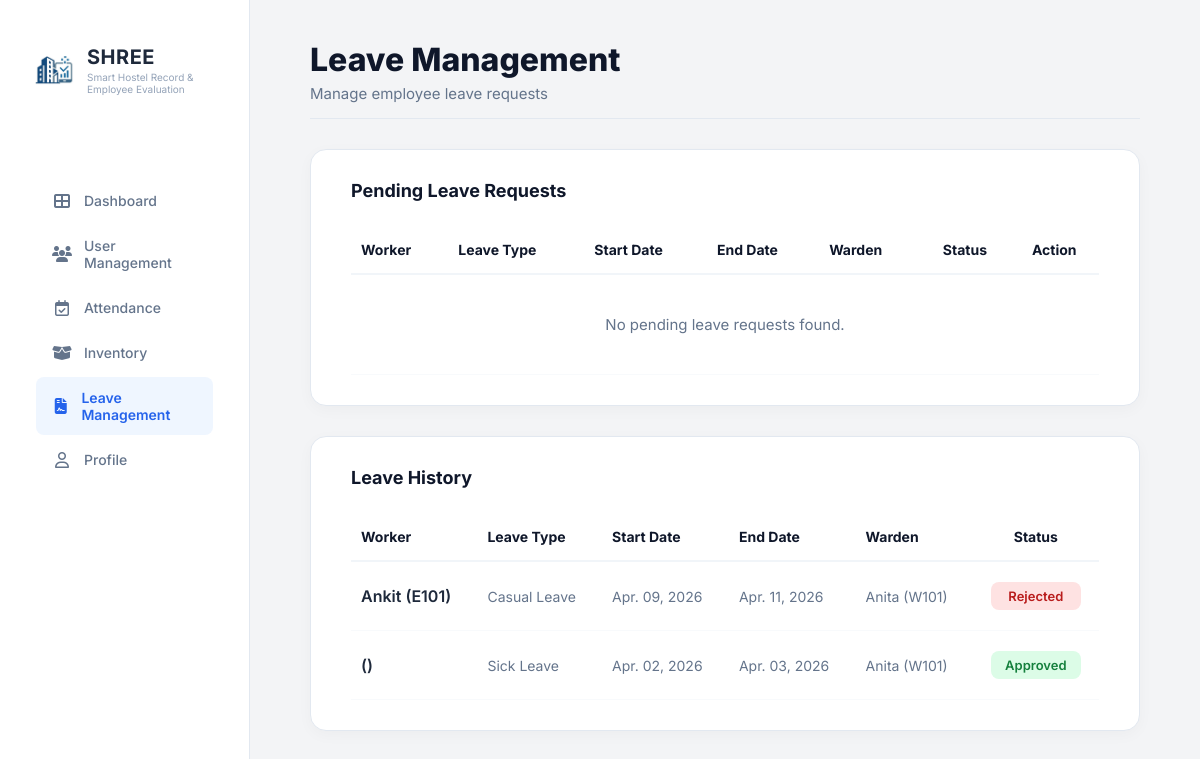
/Shree-admin/leave/ (signed in), run on the app's committed database.
### accounts/models.py (models this page shows)
class LeaveRequest(models.Model):
    STATUS_CHOICES = [('Pending', 'Pending'), ('Approved', 'Approved'), ('Rejected', 'Rejected')]
    worker = models.ForeignKey(Worker, on_delete=models.CASCADE, null=True, blank=True)
    warden = models.ForeignKey(Warden, on_delete=models.CASCADE)
    is_warden_request = models.BooleanField(default=False)
    leave_type = models.CharField(max_length=50)
    start_date = models.DateField()
    end_date = models.DateField()
    status = models.CharField(max_length=20, choices=STATUS_CHOICES, default='Pending')
    reason = models.TextField(null=True, blank=True)
    created_at = models.DateTimeField(auto_now_add=True)

class Worker(models.Model):
    ...
    phone_number = models.CharField(
        max_length=10,
        validators=[phone_validator],
        blank=True,
        null=True
    )

class Warden(models.Model):
    ...
    phone_number = models.CharField(
        max_length=10,
        validators=[phone_validator],
        blank=True,
        null=True
    )

### Shree1/views.py (the view, shortened to what this page needs)
# urls.py: path('Shree-admin/leave/', views.admin_leave_Management, name='admin_leave_Management'),
@login_required
def admin_leave_Management(request):
    pending_requests = LeaveRequest.objects.filter(status='Pending')
    leave_history = LeaveRequest.objects.exclude(status='Pending').order_by('-created_at') # latest pehle
    context = {
        'pending': pending_requests,
        'leave_history': leave_history,
    }
    return render(request, 'Shree1/admin_leave_Management.html', context)

### templates/Shree1/admin_leave_Management.html (shortened to what this page needs)
{% load static %}
<!doctype html>
<html lang="en">
  <head>
    <link
      rel="stylesheet"
      href="https://cdnjs.cloudflare.com/ajax/libs/font-awesome/6.4.0/css/all.min.css"
    />
    <link
      rel="stylesheet"
      href="{% static 'Shree1/css/dashboardAdmin.css' %}"
    />
    <link
      rel="stylesheet"
      href="{% static 'Shree1/css/admin_leave_Management.css' %}"
    />
  </head>
  <body>
    <div class="container">
      <aside class="sidebar">
        <div class="logo-section">
          <img
            src="{% static 'Shree1/images/logo_img.jpeg' %}"
            alt="SHREE Logo"
            class="logo-icon-img"
          />
          <div class="logo-text">
            <h2 class="logo-name">SHREE</h2>
            <p class="logo-sub">
              Smart Hostel Record &<br />Employee Evaluation
            </p>
          </div>
        </div>
        <nav class="nav-menu">
          <a href="{% url 'admin_dashboard' %}" class="nav-item">
            <i class="fa-solid fa-table-cells-large"></i> Dashboard
          </a>
          <a href="{% url 'admin_user_management' %}" class="nav-item">
            <i class="fa-solid fa-users"></i> User Management
          </a>
          <a href="{% url 'admin_attendance' %}" class="nav-item">
            <i class="fa-regular fa-calendar-check"></i> Attendance
          </a>
          <a href="{% url 'admin_inventory' %}" class="nav-item">
            <i class="fa-solid fa-box-open"></i> Inventory
          </a>
          <a href="{% url 'admin_leave_Management' %}" class="nav-item active">
            <i class="fa-solid fa-file-contract"></i> Leave Management
          </a>
          <a href="{% url 'admin_profile' %}" class="nav-item">
            <i class="fa-regular fa-user"></i> Profile
          </a>
        </nav>
      </aside>
      <main class="main-content">
        <header class="top-header">
          <div class="header-titles">
            <h1>Leave Management</h1>
            <p>Manage employee leave requests</p>
          </div>
        </header>
        <div class="leave-card">
          <h3>Pending Leave Requests</h3>
          <div class="table-responsive">
            <table class="leave-table">
              <thead>
                <tr>
                  <th>Worker</th>
                  <th>Leave Type</th>
                  <th>Start Date</th>
                  <th>End Date</th>
                  <th>Warden</th>
                  <th class="center-align">Status</th>
                  <th class="center-align">Action</th>
                </tr>
              </thead>
              <tbody>
                {% for req in pending %}
                <tr>
                  <td class="primary-cell">
                    {{ req.worker.name }} ({{ req.worker.worker_id }})
                  </td>
                  <td class="muted-cell">{{ req.leave_type }}</td>
                  <td class="muted-cell">
                    {{ req.start_date|date:"M. d, Y" }}
                  </td>
                  <td class="muted-cell">{{ req.end_date|date:"M. d, Y" }}</td>
                  <td class="muted-cell">
                    {{ req.warden.name }} ({{ req.warden.warden_id }})
                  </td>
                  <td class="center-align">
                    <span class="status pending">Pending</span>
                  </td>
                  <td class="action-cell">
                    <form
                      method="POST"
                      action="{% url 'admin_leave_Management' %}"
                      class="action-form"
                    >
                      {% csrf_token %}
                      <input
                        type="hidden"
                        name="leave_id"
                        value="{{ req.id }}"
                      />
                      <button
                        type="submit"
                        name="action"
                        value="Approved"
                        class="btn btn-approve"
                      >
                        Approve
                      </button>
                      <button
                        type="submit"
                        name="action"
                        value="Rejected"
                        class="btn btn-reject"
                      >
                        Reject
                      </button>
                    </form>
                  </td>
                </tr>
                {% empty %}
                <tr>
                  <td colspan="7" class="empty-state">
                    No pending leave requests found.
                  </td>
                </tr>
                {% endfor %}
              </tbody>
            </table>
          </div>
        </div>
        <div class="leave-card mt-4">
          <h3>Leave History</h3>
          <div class="table-responsive">
            <table class="leave-table">
              <thead>
                <tr>
                  <th>Worker</th>
                  <th>Leave Type</th>
                  <th>Start Date</th>
                  <th>End Date</th>
                  <th>Warden</th>
                  <th class="center-align">Status</th>
                </tr>
              </thead>
              <tbody>
                {% for req in leave_history %}
                <tr>
                  <td class="primary-cell">
                    {{ req.worker.name }} ({{ req.worker.worker_id }})
                  </td>
                  <td class="muted-cell">{{ req.leave_type }}</td>
                  <td class="muted-cell">
                    {{ req.start_date|date:"M. d, Y" }}
                  </td>
                  <td class="muted-cell">{{ req.end_date|date:"M. d, Y" }}</td>
                  <td class="muted-cell">
                    {{ req.warden.name }} ({{ req.warden.warden_id }})
                  </td>
                  <td class="center-align">
                    <span
                      class="status {% if req.status == 'Approved' %}approved{% else %}rejected{% endif %}"
                    >
                      {{ req.status }}
                    </span>
                  </td>
                </tr>
                {% empty %}
                <tr>
                  <td colspan="6" class="empty-state">
                    No leave history found yet.
                  </td>
                </tr>
                {% endfor %}
              </tbody>
            </table>
          </div>
        </div>
      </main>
    </div>
  </body>
</html>

### static/Shree1/css/dashboardAdmin.css (style rules this page uses)
:root { --primary-blue: #2563eb; --primary-bg-blue: #eff6ff; --text-dark: #1e293b; --text-light: #64748b; --bg-main: #fafafa; --white: #ffffff; --border-color: #f1f5f9; --blue-accent: #3b82f6; --green-accent: #10b981; --red-accent: #ef4444; --yellow-accent: #f59e0b; --orange-accent: #f97316; }
* { margin: 0; padding: 0; box-sizing: border-box; font-family: "Inter", sans-serif; }
body { background-color: var(--bg-main); color: var(--text-dark); }
.container { display: flex; min-height: 100vh; }
.sidebar { width: 250px; background: var(--white); border-right: 1px solid var(--border-color); padding: 20px 10px; display: flex; flex-direction: column; position: fixed; height: 100vh; left: 0; top: 0; z-index: 100; }
.logo-section { display: flex; align-items: center; gap: 12px; margin-bottom: 40px; padding-left: 15px; }
.logo-name { font-size: 1.2rem; font-weight: 700; color: #0f172a; letter-spacing: 0.5px; }
.nav-menu { display: flex; flex-direction: column; gap: 5px; }
.nav-item { text-decoration: none; color: var(--text-light); padding: 12px 18px; border-radius: 8px; display: flex; align-items: center; gap: 14px; font-size: 0.95rem; font-weight: 500; transition: all 0.2s ease; margin: 0 10px; }
.nav-item i { font-size: 1.1rem; width: 20px; text-align: center; }
.nav-item.active { background-color: var(--primary-bg-blue); color: var(--primary-blue); font-weight: 600; }
.main-content { flex: 1; margin-left: 250px; padding: 25px 50px; }
.top-header { display: flex; justify-content: flex-end; align-items: center; margin-bottom: 30px; border-bottom: 1px solid var(--border-color); padding-bottom: 15px; }

### data on the page
LeaveRequest: worker.name "Ankit", worker.worker_id "E101", leave_type "Casual Leave", start_date "Apr. 09, 2026", end_date "Apr. 11, 2026", warden.name "Anita", warden.warden_id "W101", status "Rejected"
LeaveRequest: leave_type "Sick Leave", start_date "Apr. 02, 2026", end_date "Apr. 03, 2026", warden.name "Anita", warden.warden_id "W101", status "Approved"
